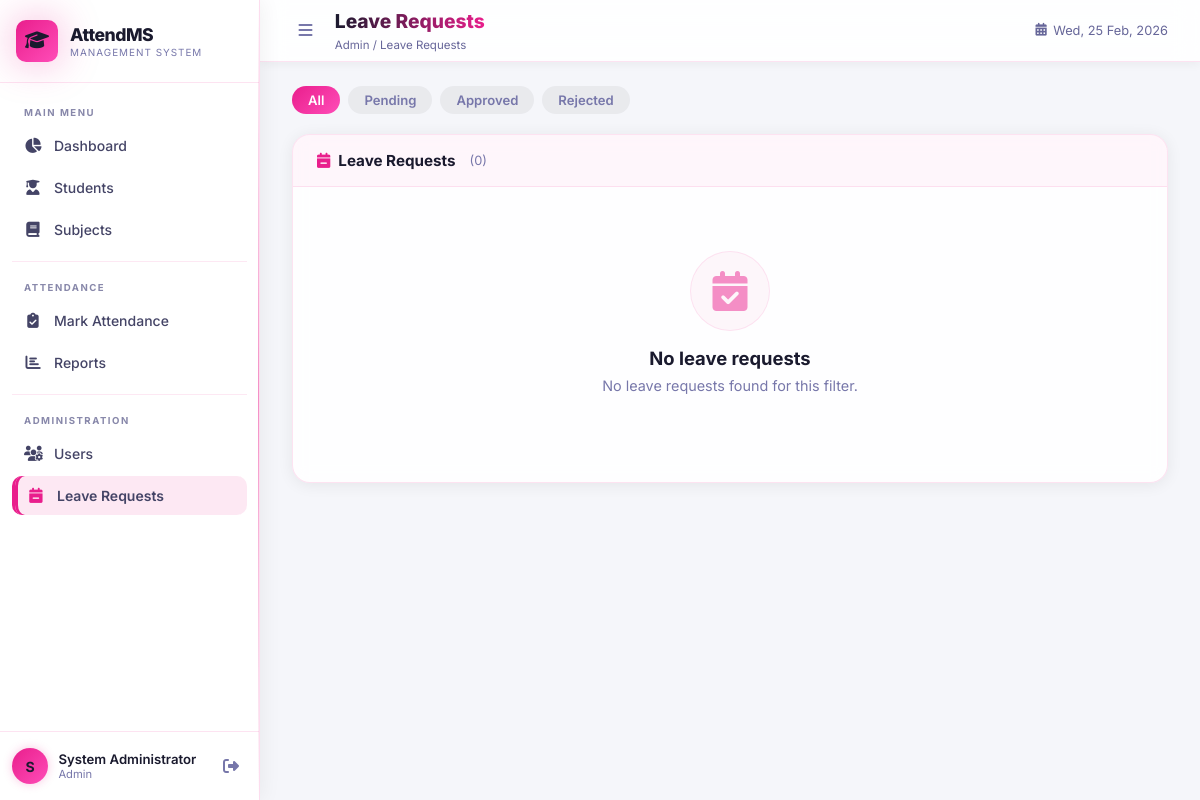
The app's page /admin/leave (signed in) with its own data.
### app/models.py (models this page shows, shortened)
class User(UserMixin, db.Model):
    __tablename__ = 'users'
    id = db.Column(db.Integer, primary_key=True)
    username = db.Column(db.String(80), unique=True, nullable=False)
    email = db.Column(db.String(120), unique=True, nullable=True)
    password_hash = db.Column(db.String(256), nullable=False)
    role = db.Column(db.Enum('admin', 'teacher', 'student', name='user_role'), default='teacher')
    full_name = db.Column(db.String(120), nullable=True)
    created_at = db.Column(db.DateTime, default=datetime.utcnow)
    is_active_user = db.Column(db.Boolean, default=True)
    reset_token = db.Column(db.String(64), nullable=True, unique=True)
    reset_token_expiry = db.Column(db.DateTime, nullable=True)

### app/routes/admin.py (the view)
@admin_bp.route('/admin/leave')
@login_required
@admin_required
def leave_requests():
    from app.models import LeaveRequest
    status_filter = request.args.get('status', '')
    query = db.session.query(LeaveRequest, Student).join(
        Student, LeaveRequest.student_id == Student.id
    )
    if status_filter:
        query = query.filter(LeaveRequest.status == status_filter)
    requests_list = query.order_by(LeaveRequest.created_at.desc()).all()
    return render_template('admin/leave.html',
                           requests_list=requests_list,
                           status_filter=status_filter)

### app/models.py (called while the page is built)
@login_manager.user_loader
def load_user(user_id):
    return User.query.get(int(user_id))

### app/routes/admin.py (called while the page is built)
def admin_required(f):
    @wraps(f)
    def decorated_function(*args, **kwargs):
        if not current_user.is_authenticated or current_user.role != 'admin':
            flash('Access denied. Admin privileges required.', 'danger')
            return redirect(url_for('attendance.dashboard'))
        return f(*args, **kwargs)
    return decorated_function

### app/templates/admin/leave.html (shortened to what this page needs)
{% extends 'base.html' %}
{% block page_title %}Leave Requests{% endblock %}
{% block breadcrumb %}Admin / Leave Requests{% endblock %}
{% block content %}
<div style="display:flex; gap:8px; margin-bottom:20px; flex-wrap:wrap;">
    {% for label, val in [('All', ''), ('Pending', 'Pending'), ('Approved', 'Approved'), ('Rejected', 'Rejected')] %}
    <a href="{{ url_for('admin.leave_requests') }}{% if val %}?status={{ val }}{% endif %}"
        style="padding:6px 16px; border-radius:999px; font-size:0.82rem; font-weight:600; text-decoration:none; transition:all .2s;
              {% if status_filter == val %}background:linear-gradient(135deg,#e91e8c,#ff4db8); color:#fff;{% else %}background:rgba(0,0,0,0.05); color:#7777aa;{% endif %}">
        {{ label }}
    </a>
    {% endfor %}
</div>
<div class="table-card">
    <div class="card-header">
        <h3 class="card-title"><i class="fas fa-calendar-minus"></i> Leave Requests
            <span style="font-size:0.8rem; font-weight:400; color:#7777aa; margin-left:6px;">({{ requests_list|length
                }})</span>
        </h3>
    </div>
    {% if requests_list %}
    <div class="table-responsive">
        <table class="data-table">
            <thead>
                <tr>
                    <th>Student</th>
                    <th>Class</th>
                    <th>Dates</th>
                    <th>Reason</th>
                    <th>Submitted</th>
                    <th>Status</th>
                    <th>Actions</th>
                </tr>
            </thead>
            <tbody>
                {% for leave, student in requests_list %}
                <tr>
                    <td>
                        <div style="display:flex; align-items:center; gap:10px;">
                            <div
                                style="width:34px; height:34px; border-radius:50%; background:linear-gradient(135deg,#667eea,#764ba2); display:flex; align-items:center; justify-content:center; font-weight:700; color:#fff; font-size:0.85rem; flex-shrink:0;">
                                {{ student.full_name[0] }}
                            </div>
                            <div>
                                <div style="font-weight:600; color:#1a1a2e; font-size:0.9rem;">{{ student.full_name }}
                                </div>
                                <div style="font-size:0.75rem; color:#7777aa;">{{ student.student_id }}</div>
                            </div>
                        </div>
                    </td>
                    <td style="color:#7777aa; font-size:0.85rem;">{{ student.class_name or '—' }}{% if student.section
                        %} / {{ student.section }}{% endif %}</td>
                    <td>
                        <span style="font-weight:600; color:#1a1a2e; font-size:0.85rem;">{{ leave.from_date.strftime('%d
                            %b %Y') }}</span>
                        {% if leave.from_date != leave.to_date %}
                        <br><span style="color:#7777aa; font-size:0.78rem;">to {{ leave.to_date.strftime('%d %b %Y')
                            }}</span>
                        {% endif %}
                    </td>
                    <td style="color:#7777aa; max-width:220px; font-size:0.83rem;">{{ leave.reason }}</td>
                    <td style="color:#7777aa; font-size:0.8rem;">{{ leave.created_at.strftime('%d %b %Y') }}</td>
                    <td>
                        <span style="padding:3px 10px; border-radius:999px; font-size:0.75rem; font-weight:600;
                            {% if leave.status == 'Pending' %}background:rgba(246,173,85,0.15); color:#f6ad55; border:1px solid rgba(246,173,85,0.3);
                            {% elif leave.status == 'Approved' %}background:rgba(99,202,183,0.15); color:#63cab7; border:1px solid rgba(99,202,183,0.3);
                            {% else %}background:rgba(252,129,129,0.15); color:#fc8181; border:1px solid rgba(252,129,129,0.3);{% endif %}
                        ">{{ leave.status }}</span>
                        {% if leave.admin_note %}
                        <div style="font-size:0.72rem; color:#7777aa; margin-top:3px; max-width:150px;">Note: {{
                            leave.admin_note }}</div>
                        {% endif %}
                    </td>
                    <td>
                        {% if leave.status == 'Pending' %}
                        <button class="btn btn-sm btn-primary"
                            onclick="openReviewModal({{ leave.id }}, '{{ student.full_name }}')"
                            style="padding:4px 10px; font-size:0.78rem;">
                            <i class="fas fa-gavel"></i> Review
                        </button>
                        {% else %}
                        <span style="font-size:0.78rem; color:#7777aa;">Reviewed</span>
                        {% endif %}
                    </td>
                </tr>
                {% endfor %}
            </tbody>
        </table>
    </div>
    {% else %}
    <div class="empty-state">
        <div class="empty-icon"><i class="fas fa-calendar-check"></i></div>
        <h3>No leave requests</h3>
        <p>No leave requests found for this filter.</p>
    </div>
    {% endif %}
</div>
{% endblock %}

### app/templates/base.html (shortened to what this page needs)
<!DOCTYPE html>
<html lang="en">
<head>
    <link rel="stylesheet" href="{{ url_for('static', filename='css/style.css') }}">
    <link rel="stylesheet" href="https://cdnjs.cloudflare.com/ajax/libs/font-awesome/6.5.1/css/all.min.css">
</head>
<body>
    <div class="app-layout">
        <aside class="sidebar" id="sidebar">
            <div class="sidebar-header">
                <div class="logo">
                    <div class="logo-icon"><i class="fas fa-graduation-cap"></i></div>
                    <div class="logo-text">
                        <span class="logo-name">AttendMS</span>
                        <span class="logo-sub">Management System</span>
                    </div>
                </div>
            </div>
            <nav class="sidebar-nav">
                <div class="nav-section-label">MAIN MENU</div>
                <a href="{{ url_for('attendance.dashboard') }}"
                    class="nav-item {% if request.endpoint == 'attendance.dashboard' %}active{% endif %}">
                    <i class="fas fa-chart-pie nav-icon"></i>
                    <span class="nav-label">Dashboard</span>
                </a>
                <a href="{{ url_for('students.list_students') }}"
                    class="nav-item {% if request.blueprint == 'students' %}active{% endif %}">
                    <i class="fas fa-user-graduate nav-icon"></i>
                    <span class="nav-label">Students</span>
                </a>
                <a href="{{ url_for('subjects.list_subjects') }}"
                    class="nav-item {% if request.blueprint == 'subjects' %}active{% endif %}">
                    <i class="fas fa-book nav-icon"></i>
                    <span class="nav-label">Subjects</span>
                </a>
                <div class="nav-divider"></div>
                <div class="nav-section-label">ATTENDANCE</div>
                <a href="{{ url_for('attendance.mark_attendance') }}"
                    class="nav-item {% if request.endpoint == 'attendance.mark_attendance' %}active{% endif %}">
                    <i class="fas fa-clipboard-check nav-icon"></i>
                    <span class="nav-label">Mark Attendance</span>
                </a>
                <a href="{{ url_for('reports.view_reports') }}"
                    class="nav-item {% if request.blueprint == 'reports' %}active{% endif %}">
                    <i class="fas fa-chart-bar nav-icon"></i>
                    <span class="nav-label">Reports</span>
                </a>
                {% if current_user.role == 'admin' %}
                <div class="nav-divider"></div>
                <div class="nav-section-label">ADMINISTRATION</div>
                <a href="{{ url_for('admin.list_users') }}"
                    class="nav-item {% if request.blueprint == 'admin' and request.endpoint == 'admin.list_users' %}active{% endif %}">
                    <i class="fas fa-users-cog nav-icon"></i>
                    <span class="nav-label">Users</span>
                </a>
                <a href="{{ url_for('admin.leave_requests') }}"
                    class="nav-item {% if request.endpoint == 'admin.leave_requests' %}active{% endif %}">
                    <i class="fas fa-calendar-minus nav-icon"></i>
                    <span class="nav-label">Leave Requests</span>
                </a>
                {% endif %}
            </nav>
            <div class="sidebar-footer">
                <div class="user-info">
                    <div class="user-avatar">{{ current_user.full_name[0].upper() if current_user.full_name else
                        current_user.username[0].upper() }}</div>
                    <div class="user-details">
                        <span class="user-name">{{ current_user.full_name or current_user.username }}</span>
                        <span class="user-role">{{ current_user.role.title() }}</span>
                    </div>
                </div>
                <a href="{{ url_for('auth.logout') }}" class="logout-btn" title="Logout">
                    <i class="fas fa-sign-out-alt"></i>
                </a>
            </div>
        </aside>
        <main class="main-content" id="mainContent">
            <header class="topbar">
                <div class="topbar-left">
                    <button class="mobile-toggle" id="mobileToggle"><i class="fas fa-bars"></i></button>
                    <div class="page-info">
                        <h1 class="page-title">{% block page_title %}Dashboard{% endblock %}</h1>
                        <span class="page-breadcrumb">{% block breadcrumb %}Home{% endblock %}</span>
                    </div>
                </div>
                <div class="topbar-right">
                    <div class="topbar-date"><i class="fas fa-calendar-alt"></i> <span id="currentDate"></span></div>
                </div>
            </header>
            <div class="content-wrapper">
                {% block content %}{% endblock %}
            </div>
        </main>
    </div>
</body>
</html>

### records on screen
User: full_name "S", full_name "System Administrator", role "Admin"

### other values on screen
{{ label }} "All" "Pending" "Approved" "Rejected"
{{ requests_list|length }} "0"
